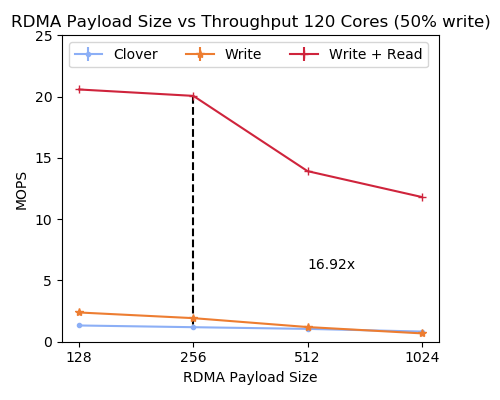

Generate this figure with Python:
import matplotlib
import matplotlib.pyplot as plt
from statistics import mean
import numpy as np

from common import *

fig, (ax1) = plt.subplots(1,1, figsize=(5,4))

def rdma_int_to_str(m):
    arr = m["size"]
    i=0
    for a in arr:
        arr[i]=str(a)
        i=i+1
    print(arr)
    m["size"] = arr

def packet_size_plot(ax,rw,w,c):
    scale_mil(rw)
    scale_mil(w)
    scale_mil(c)

    rdma_int_to_str(rw)
    rdma_int_to_str(w)
    rdma_int_to_str(c)


    ax.errorbar(c["size"],c["ops"],c["err"],label=default_clover_label,marker=default_clover_marker, color=default_clover_color)
    ax.errorbar(w["size"],w["ops"],w["err"],label=write_steering_label,marker=write_steering_marker,color=write_steering_color)
    ax.errorbar(rw["size"],rw["ops"],rw["err"],label=read_write_steering_label, marker=read_write_steering_marker, color=read_write_steering_color)
    plot_max_improvement(ax,rw,c, "size" )
    ax.plot()

    #ax.set_yscale('log')        
    ax.set_ylim(bottom=0, top=25)
    ax.legend(loc='upper left', ncol=3)
    ax.set_xlabel('RDMA Payload Size')
    return


####################### YCSB C
rdma_size=[128,256,512,1024,]
avg_ops=[1325264,1185251,1047740,828956,]
threads=[200,200,200,200,]
std=[0,0,0,0,]
clover={"ops": avg_ops,"threads": threads, "err": std, "size": rdma_size}

rdma_size=[128,256,512,1024,]
avg_ops=[2385936,1923504,1197124,680792,]
threads=[200,200,200,200,]
std=[0,0,0,0,]

write={"ops": avg_ops,"threads": threads, "err": std, "size": rdma_size}       

rdma_size=[128,256,512,1024,]
avg_ops=[20582012,20059844,13918228,11808436,]
threads=[200,200,200,200,]
std=[0,0,0,0,]
rw={"ops": avg_ops,"threads": threads, "err": std, "size": rdma_size}  

#static_plot_attributes(ax1,read_write_steering_C,write_steering_C,clover_with_buffering_C)
packet_size_plot(ax1,rw,write,clover)

ax1.set_title('RDMA Payload Size vs Throughput 120 Cores (50% write)')
ax1.set_ylabel('MOPS')
#ax1.set_ylim(top=350)


plt.tight_layout()
save_fig(plt)
